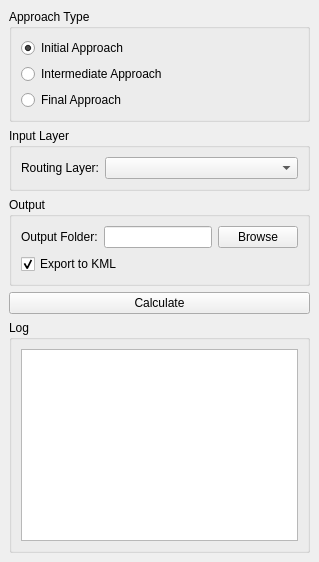
<?xml version="1.0" encoding="UTF-8"?>
<ui version="4.0">
 <class>QPANSOPYLNAVDockWidgetBase</class>
 <widget class="QDockWidget" name="QPANSOPYLNAVDockWidgetBase">
  <property name="windowTitle">
   <string>QPANSOPY LNAV</string>
  </property>
  <widget class="QWidget" name="dockWidgetContents">
   <layout class="QVBoxLayout" name="verticalLayout">
    <item>
     <widget class="QGroupBox" name="approachTypeGroup">
      <property name="title">
       <string>Approach Type</string>
      </property>
      <layout class="QVBoxLayout" name="verticalLayout_2">
        <item>
         <widget class="QRadioButton" name="initialRadioButton">
          <property name="text">
           <string>Initial Approach</string>
          </property>
          <property name="checked">
           <bool>true</bool>
          </property>
         </widget>
        </item>
        <item>
         <widget class="QRadioButton" name="intermediateRadioButton">
          <property name="text">
           <string>Intermediate Approach</string>
          </property>
         </widget>
        </item>
        <item>
         <widget class="QRadioButton" name="finalRadioButton">
          <property name="text">
           <string>Final Approach</string>
          </property>
         </widget>
        </item>
      </layout>
     </widget>
    </item>
    <item>
     <widget class="QGroupBox" name="layersGroupBox">
      <property name="title">
       <string>Input Layer</string>
      </property>
      <layout class="QFormLayout" name="formLayout">
        <item row="0" column="0">
          <widget class="QLabel" name="routingLayerLabel">
           <property name="text">
            <string>Routing Layer:</string>
           </property>
          </widget>
        </item>
        <item row="0" column="1">
          <widget class="QgsMapLayerComboBox" name="routingLayerComboBox"/>
        </item>
      </layout>
     </widget>
    </item>
    <item>
     <widget class="QGroupBox" name="outputGroupBox">
      <property name="title">
       <string>Output</string>
      </property>
      <layout class="QVBoxLayout" name="verticalLayout_3">
       <item>
        <layout class="QHBoxLayout" name="horizontalLayout">
         <item>
          <widget class="QLabel" name="outputFolderLabel">
           <property name="text">
            <string>Output Folder:</string>
           </property>
          </widget>
         </item>
         <item>
          <widget class="QLineEdit" name="outputFolderLineEdit"/>
         </item>
         <item>
          <widget class="QPushButton" name="browseButton">
           <property name="text">
            <string>Browse</string>
           </property>
          </widget>
         </item>
        </layout>
       </item>
       <item>
        <widget class="QCheckBox" name="exportKmlCheckBox">
         <property name="text">
          <string>Export to KML</string>
         </property>
         <property name="checked">
          <bool>true</bool>
         </property>
        </widget>
       </item>
      </layout>
     </widget>
    </item>
    <item>
     <widget class="QPushButton" name="calculateButton">
      <property name="text">
       <string>Calculate</string>
      </property>
     </widget>
    </item>
    <item>
     <widget class="QGroupBox" name="logGroupBox">
      <property name="title">
       <string>Log</string>
      </property>
      <layout class="QVBoxLayout" name="verticalLayout_4">
       <item>
        <widget class="QTextEdit" name="logTextEdit">
         <property name="readOnly">
          <bool>true</bool>
         </property>
        </widget>
       </item>
      </layout>
     </widget>
    </item>
   </layout>
  </widget>
 </widget>
 <customwidgets>
  <customwidget>
   <class>QgsMapLayerComboBox</class>
   <extends>QComboBox</extends>
   <header>qgsmaplayercombobox.h</header>
  </customwidget>
 </customwidgets>
</ui>
